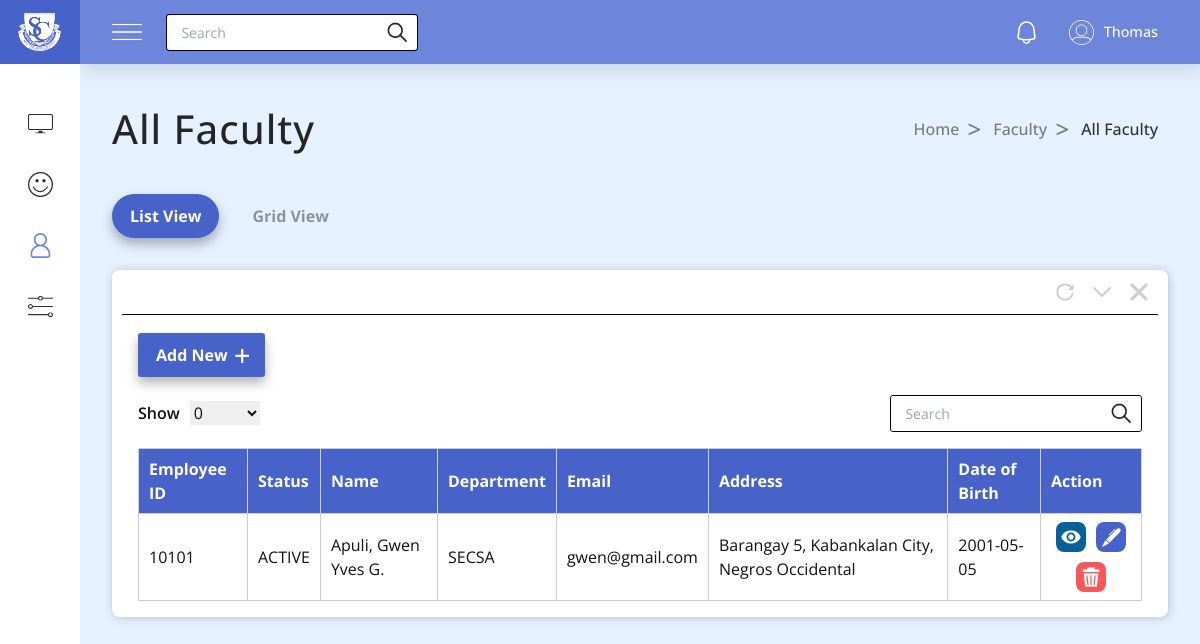
/admin/all_faculty.php (signed in), run on an earlier commit of the app's database.
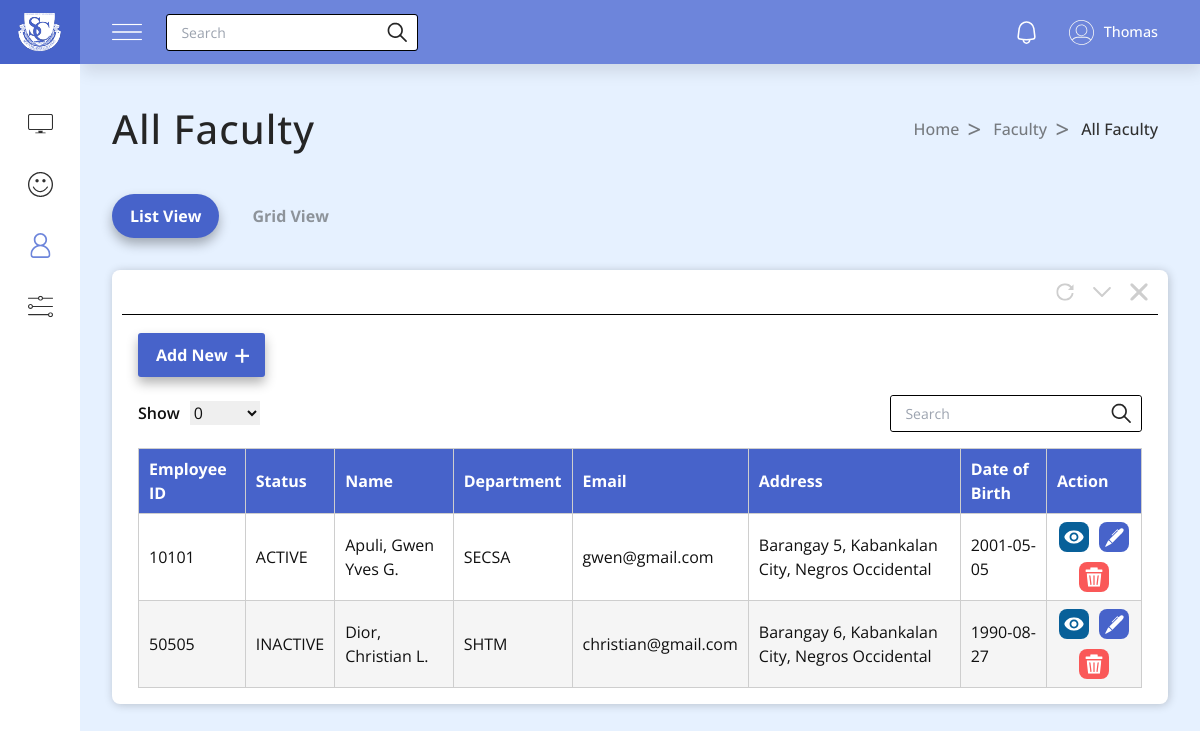
And on a later commit of the database.
### tables this page shows
CREATE TABLE `faculty_tbl` (
  `faculty_id` int(11) NOT NULL,
  `fname` varchar(255) NOT NULL,
  `mname` varchar(255) NOT NULL,
  `lname` varchar(255) NOT NULL,
  `date_of_birth` date NOT NULL,
  `place_of_birth` varchar(255) NOT NULL,
  `sex` varchar(255) NOT NULL,
  `blood_type` varchar(255) NOT NULL,
  `civil_status` varchar(255) NOT NULL,
  `tin_id` varchar(255) NOT NULL,
  `citizenship` varchar(255) NOT NULL,
  `sss_no` varchar(255) NOT NULL,
  `pagibig_no` varchar(255) NOT NULL,
  `philhealth_no` varchar(255) NOT NULL,
  `height` float NOT NULL,
  `weight` float NOT NULL,
  `residential_address` varchar(255) NOT NULL,
  `permanent_address` varchar(255) NOT NULL,
  `email` varchar(255) NOT NULL,
  `contact_number` varchar(255) NOT NULL,
  `status` varchar(255) NOT NULL DEFAULT 'ACTIVE',
  `photo_path` varchar(255) DEFAULT NULL,
  `department` varchar(255) NOT NULL
);

### admin/all_faculty.php (the view, shortened to what the changed rows need)
<!DOCTYPE html>
<html lang="en">
<head>
    <link rel="stylesheet" href="styles/nav.css" />
    <link rel="stylesheet" href="styles/all.css" />
    <script src="https://cdn.tailwindcss.com"></script>
</head>
<body>
    <?php require 'partials/nav.php' ?>
    <section class="section">
        <div class="section-title">
            <h1>All Faculty</h1>
        </div>
        <div class="table-container">
            <div class="all-staff">
                <div class="main-table-container">
                    <div class="table">
                        <table>
                            <thead>
                                <th>Employee ID</th>
                                <th>Status</th>
                                <th>Name</th>
                                <th>Department</th>
                                <th>Email</th>
                                <th>Address</th>
                                <th>Date of Birth</th>
                                <th>Action</th>
                            </thead>
                            <tbody id="staff-table-body">
                                <?php
                                include('includes/connection.php');
                                $query = mysqli_query($conn, "select * from `faculty_tbl`");
                                while ($row = mysqli_fetch_array($query)) {
                                ?>
                                    <tr>
                                        <td><label><?php echo $row['faculty_id']; ?></label></td>
                                        <td><label><?= $row['status'] ?></label></td>
                                        <td><label><?php echo $row['lname'] . ', ' . $row['fname'] . ' ' . $row['mname']; ?></label>
                                        </td>
                                        <td><label><?php echo $row['department']; ?></label></td>
                                        <td><label><?php echo $row['email']; ?></label></td>
                                        <td><label><?php echo $row['permanent_address']; ?></label></td>
                                        <td><label><?php echo $row['date_of_birth']; ?></label></td>
                                        <td class='action'>
                                            <a class="view-btn" href="about_faculty.php?faculty_id=<?php echo $row['faculty_id'] ?>">
                                                <div>
                                                    <img src="images/eyes.svg" alt="View">
                                                </div>
                                            </a>
                                            <a class='update-btn' href='edit_faculty.php?id=<?php echo $row['faculty_id']; ?>'>
                                                <div>
                                                    <img src="images/update-btn.svg" alt="update">
                                                </div>
                                            </a>
                                            <a class="delete-btn" href="functions/faculty/delete.php?id=<?php echo $row['faculty_id']; ?>">
                                                <div>
                                                    <img src="images/delete-btn.svg" alt="update">
                                                </div>
                                            </a>
                                        </td>
                                    </tr>
                                <?php }
                                ?>
                            </tbody>
                        </table>
                    </div>
                </div>
            </div>
        </div>
    </section>
</body>
</html>

What changed in the data, as far as the page shows it:
added faculty_tbl: faculty_id "50505", status "INACTIVE", lname "Dior", fname "Christian", mname "L.", department "SHTM", email "christian@gmail.com", permanent_address "Barangay 6, Kabankalan City, Negros Occidental", date_of_birth "1990-08-27"
